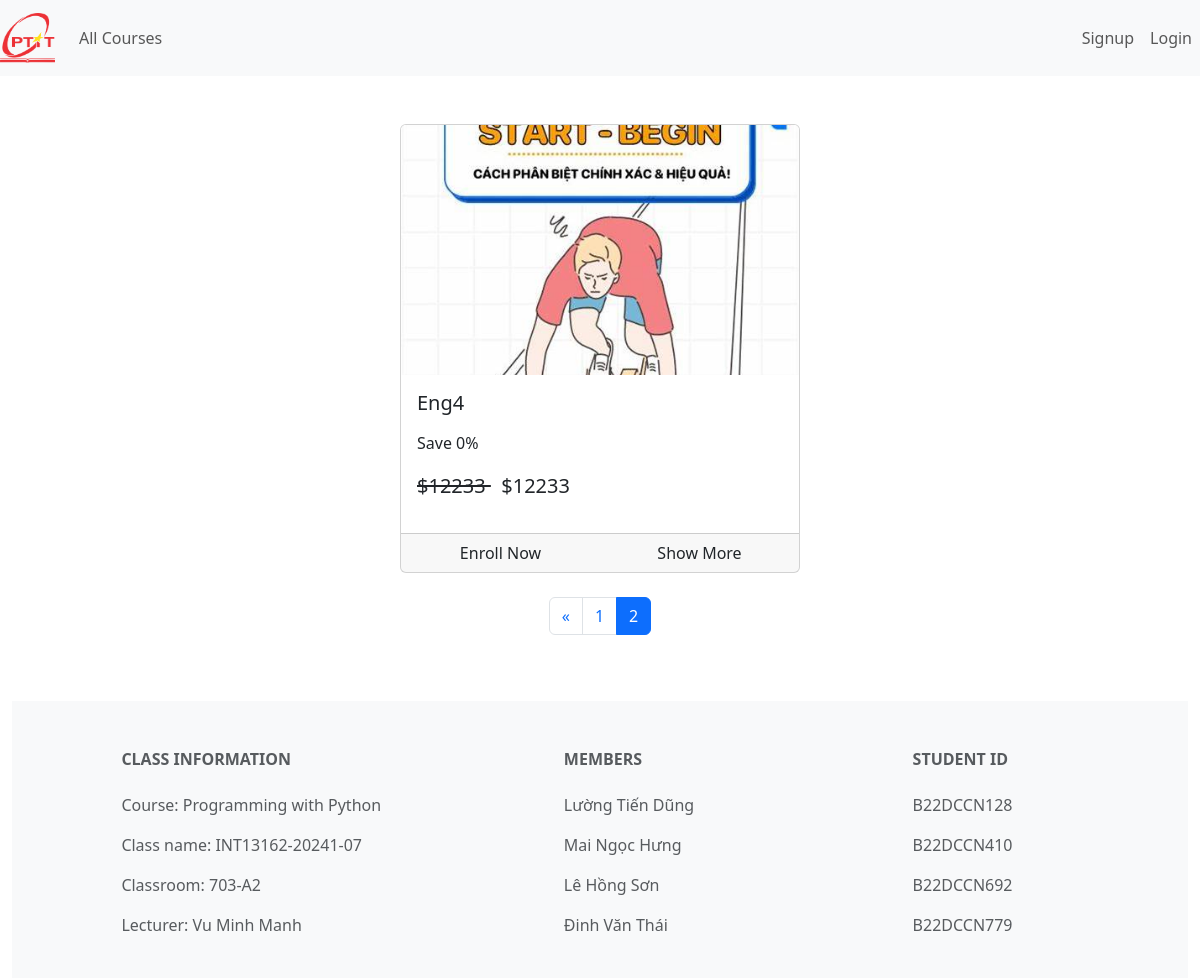
Screenshot of /?page=2 with the database file from the repository.
### courses/models.py (models this page shows, shortened)
class Course(models.Model):
    name = models.CharField(max_length=500)
    slug = models.SlugField(max_length=500, unique=True, null=False,default='default-slug')
    description = models.CharField(max_length=500, null=True, blank=True)
    discount = models.IntegerField(null=False,default=0)
    price = models.IntegerField(null=False)
    active = models.BooleanField(default=False)
    thumbnail = models.ImageField(upload_to="files/thumbnail")
    date = models.DateTimeField(auto_now_add=True)
    length = models.IntegerField(null=False)

### courses/views.py (the view)
# urls.py: 2. Add a URL to urlpatterns:  path('', views.home, name='home')
def home(request):
    course_list = Course.objects.filter(active=True)
    paginator = Paginator(course_list,9)  # Hiển thị n khóa học mỗi trang
    page_number = request.GET.get('page')
    courses = paginator.get_page(page_number)
    return render(request, 'courses/home.html', {'courses': courses})

### courses/templatetags/course_custom_tags.py (called while the page is built, shortened)
@register.simple_tag
def cal_sellprice(price,discount):
    if discount is None or discount is 0:
        return price
    sellprice = price
    sellprice = price - (price*discount*0.01)
    return math.floor(sellprice)

@register.filter
def usd(price):
    return f"${price}"

@register.simple_tag
def is_enrolled(request , course):
    user = None
    if not request.user.is_authenticated:
        return False

### courses/templates/courses/home.html (shortened to what this page needs)
{% extends "courses/base.html" %}
{% load course_custom_tags %}
{%block content%}
<div class="container-fluid">
    <div class="row">
    {% for course in courses %}
    <div class="col mx-auto">
        <br>
        <br>
        <div class="card mx-auto" style="width: 25rem;">
            <img src="{{course.thumbnail.url}}" class="card-img-top" alt="..." style="height: 250px; object-fit: cover;">
            <div class="card-body">
              <h5 class="card-title">{{course.name}}</h5>
              <p class="card-text">
                <p>Save {{course.discount}}%</p>
                <p class="price">
                    <del>
                        {{course.price|usd}}
                    </del>
                    <span> {% cal_sellprice course.price course.discount as value%} {{value|usd}}</span>
                </p>
              </p>
            </div>
            <div class="card-footer p-0 position-relative">
                {% is_enrolled request course as enrolled %}
                <div class="row gx-0">
                    {% if enrolled %}
                        <a href="/course/{{ course.slug }}" class="btn w-100">
                            Start Course
                        </a>
                    {% else %}
                        <div class="col-6">
                            <a href="/check-out/{{ course.slug }}" class="btn w-100">
                                Enroll Now
                            </a>
                        </div>
                        <div class="col-6">
                            <a href="/course/{{ course.slug }}" class="btn w-100">
                                Show More
                            </a>
                        </div>
                    {% endif %}
                </div>
            </div>
        </div>
    </div>
    {% endfor %}
</div>
<div class="d-flex justify-content-center mt-4">
    <nav aria-label="Page navigation">
        <ul class="pagination">
            {% if courses.has_previous %}
                <li class="page-item">
                    <a class="page-link" href="?page={{ courses.previous_page_number }}" aria-label="Previous">
                        <span aria-hidden="true">&laquo;</span>
                    </a>
                </li>
            {% endif %}
            {% for num in courses.paginator.page_range %}
                <li class="page-item {% if courses.number == num %}active{% endif %}">
                    <a class="page-link" href="?page={{ num }}">{{ num }}</a>
                </li>
            {% endfor %}
        </ul>
    </nav>
</div>
{% endblock %}

### courses/templates/courses/home.html (style rules this page uses)
.price { font-size:20px; }

### rows the page displays
Course: thumbnail (picture), name "Eng4", discount "0", price "$12233", value "$12233"

### other values shown
{{ num }} "1" "2"
